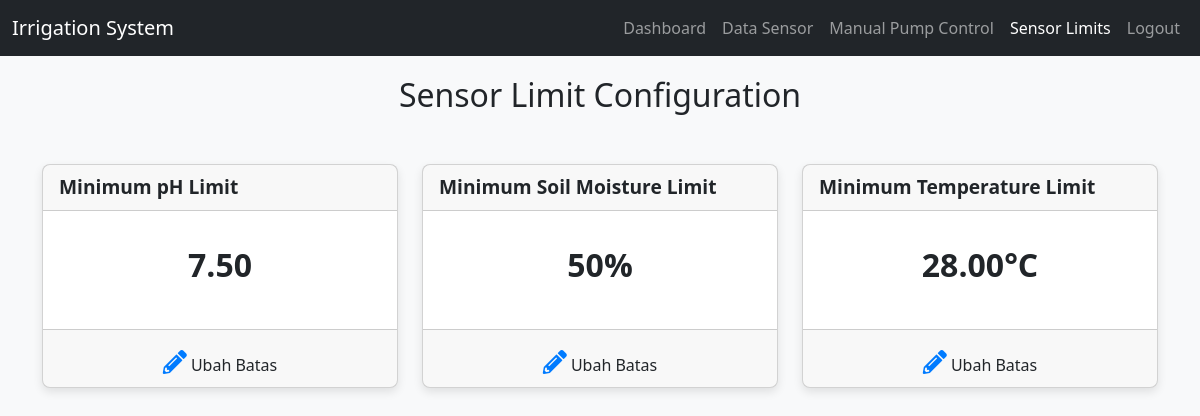
The page /sensor_limits.php (signed in) on the database its author committed.
### tables this page shows
CREATE TABLE `sensor_limits` (
  `id` int(11) NOT NULL,
  `ph_limit` decimal(5,2) DEFAULT NULL,
  `moisture_limit` int(11) DEFAULT NULL,
  `temperature_limit` decimal(5,2) DEFAULT NULL
);

### sensor_limits.php (the view, shortened to what this page needs)
<?php
include 'db.php';
$query = "SELECT * FROM sensor_limits WHERE id = 1";
$limit_data = $conn->query($query)->fetch_assoc();
?>
<!DOCTYPE html>
<html lang="en">
<head>
    <link href="https://cdn.jsdelivr.net/npm/bootstrap@5.3.0-alpha1/dist/css/bootstrap.min.css" rel="stylesheet">
    <link href="https://cdnjs.cloudflare.com/ajax/libs/font-awesome/5.15.4/css/all.min.css" rel="stylesheet">
</head>
<body>
<nav class="navbar navbar-expand-lg navbar-dark bg-dark">
  <div class="container-fluid">
    <a class="navbar-brand" href="#">Irrigation System</a>
    <div class="collapse navbar-collapse justify-content-end" id="navbarNav">
      <ul class="navbar-nav">
        <li class="nav-item">
          <a class="nav-link" href="index_admin.php">Dashboard</a>
        </li>
        <li class="nav-item">
          <a class="nav-link" href="data_sensor.php">Data Sensor</a>
        </li>
        <li class="nav-item">
          <a class="nav-link" href="control_pompa.php">Manual Pump Control</a>
        </li>
        <li class="nav-item">
          <a class="nav-link active" href="sensor_limits.php">Sensor Limits</a>
        </li>
        <li class="nav-item">
          <a class="nav-link" href="logout.php">Logout</a>
        </li>
      </ul>
    </div>
  </div>
</nav>
<div class="container">
    <h2 class="text-center">Sensor Limit Configuration</h2>
    <div class="row">
        <div class="col-md-4">
            <div class="card">
                <div class="card-header">
                    Minimum pH Limit
                </div>
                <div class="card-body">
                    <p class="icon-text"><?php echo $limit_data['ph_limit']; ?></p>
                </div>
                <div class="card-footer">
                    <i class="fas fa-pencil-alt icon-edit" data-bs-toggle="modal" data-bs-target="#phModal" title="Ubah batas"></i>
                    <span>Ubah Batas</span>
                </div>
            </div>
        </div>
        <div class="col-md-4">
            <div class="card">
                <div class="card-header">
                    Minimum Soil Moisture Limit
                </div>
                <div class="card-body">
                    <p class="icon-text"><?php echo $limit_data['moisture_limit']; ?>%</p>
                </div>
                <div class="card-footer">
                    <i class="fas fa-pencil-alt icon-edit" data-bs-toggle="modal" data-bs-target="#moistureModal" title="Ubah batas"></i>
                    <span>Ubah Batas</span>
                </div>
            </div>
        </div>
        <div class="col-md-4">
            <div class="card">
                <div class="card-header">
                    Minimum Temperature Limit
                </div>
                <div class="card-body">
                    <p class="icon-text"><?php echo $limit_data['temperature_limit']; ?>°C</p>
                </div>
                <div class="card-footer">
                    <i class="fas fa-pencil-alt icon-edit" data-bs-toggle="modal" data-bs-target="#temperatureModal" title="Ubah batas"></i>
                    <span>Ubah Batas</span>
                </div>
            </div>
        </div>
    </div>
</div>
</body>
</html>

### sensor_limits.php (style rules this page uses)
body { font-family: 'Segoe UI', Tahoma, Geneva, Verdana, sans-serif; background-color: #f8f9fa; }
.card { margin-top: 20px; border-radius: 8px; box-shadow: 0 4px 10px rgba(0, 0, 0, 0.1); transition: transform 0.2s ease-in-out; }
.navbar { margin-bottom: 20px; }
.icon-edit { cursor: pointer; color: #007bff; font-size: 1.5rem; margin-top: 10px; }
.card-header { font-weight: bold; font-size: 1.2rem; }
.card-body { text-align: center; font-size: 1.5rem; padding: 30px; }
.icon-text { font-size: 2rem; font-weight: bold; margin-bottom: 10px; }
.row { margin-top: 30px; }
.card-footer { text-align: center; font-size: 1rem; padding: 10px; }

### rows shown on the page
sensor_limits: ph_limit "7.50", moisture_limit "50", temperature_limit "28.00"
